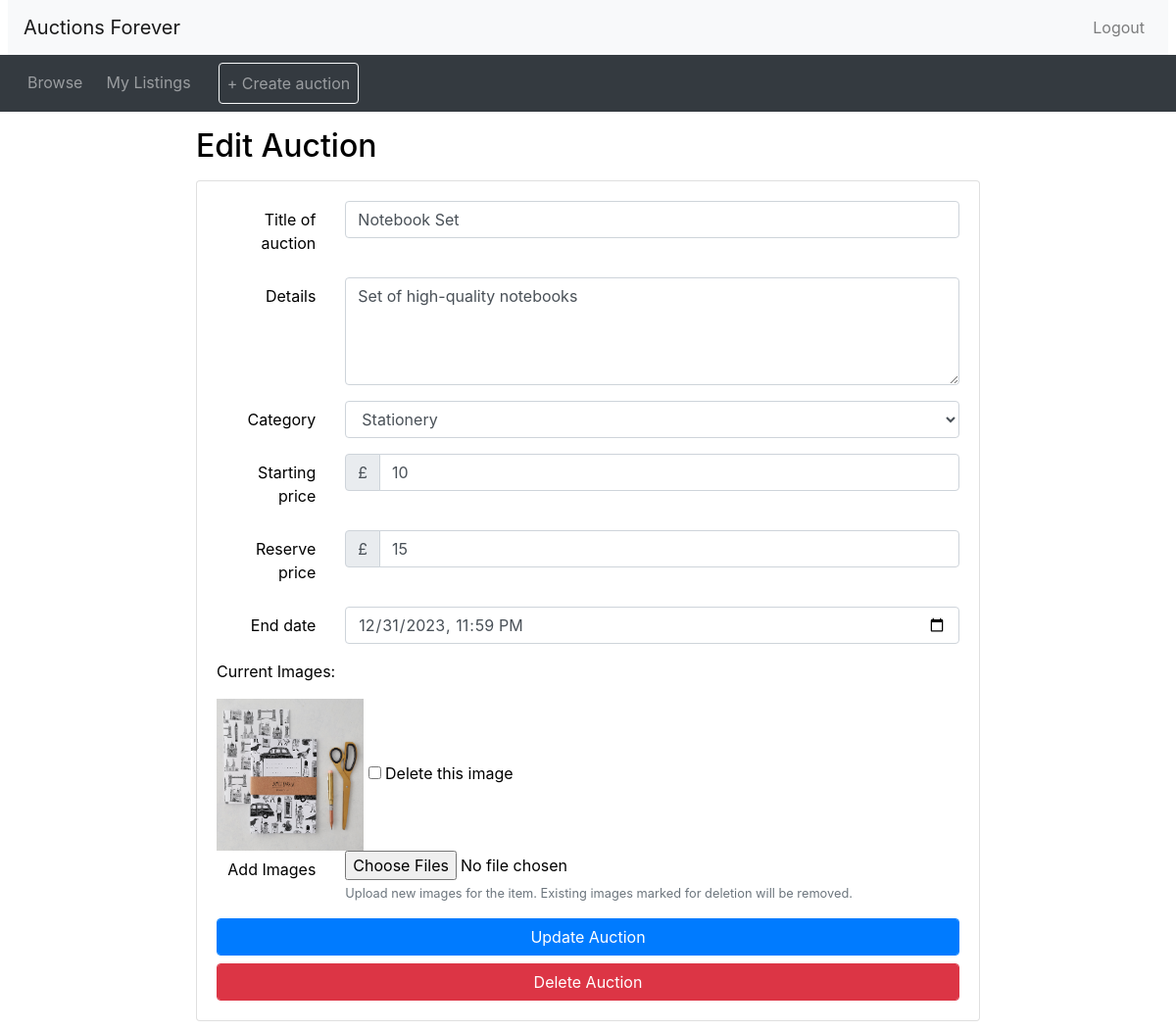
Page /edit_auction.php?item_id=15 (signed in) on the committed database.
### tables this page shows
CREATE TABLE `AuctionItem` (
  `ItemAuctionID` int(4) NOT NULL,
  `Title` text NOT NULL,
  `SellerID` int(4) NOT NULL,
  `CategoryID` int(4) NOT NULL,
  `Description` text NOT NULL,
  `StartingPrice` int(11) NOT NULL,
  `ReservePrice` int(11) NOT NULL,
  `EndDate` datetime NOT NULL
);

CREATE TABLE `ItemImages` (
  `ImageID` int(11) NOT NULL,
  `ItemAuctionID` int(11) NOT NULL,
  `ImagePath` varchar(255) NOT NULL
);

### edit_auction.php (the view, shortened to what this page needs)
<?php include_once("header.php")?>
<?php
  include 'db_connect.php';
  $itemAuctionID = isset($_GET['item_id']) ? intval($_GET['item_id']) : null;
  $stmt = $connection->prepare("SELECT * FROM AuctionItem WHERE ItemAuctionID = ?");
  $stmt->bind_param("i", $itemAuctionID);
  $stmt->execute();
  $result = $stmt->get_result();
  if ($result->num_rows > 0) {
    $row = $result->fetch_assoc();
    $auctionTitle = $row['Title'];
    $auctionDetails = $row['Description'];
    $auctionCategoryID = $row['CategoryID'];
    $auctionStartPrice = $row['StartingPrice'];
    $auctionReservePrice = $row['ReservePrice'];
    $auctionEndDate = $row['EndDate'];
    $imageStmt = $connection->prepare("SELECT ImageID, ImagePath FROM ItemImages WHERE ItemAuctionID = ?");
    $imageStmt->bind_param("i", $itemAuctionID);
    $imageStmt->execute();
    $imagesResult = $imageStmt->get_result();
    $currentImages = $imagesResult->fetch_all(MYSQLI_ASSOC);
  } else {
    echo "Auction item not found.";
    exit;
  }
  $categoryQuery = "SELECT * FROM Categories";
  $categoryResult = $connection->query($categoryQuery);
  $categories = $categoryResult->fetch_all(MYSQLI_ASSOC);
?>
<div class="container">
  <div style="max-width: 800px; margin: 10px auto">
    <h2 class="my-3">Edit Auction</h2>
    <div class="card">
      <div class="card-body">
        <form method="post" action="edit_auction_result.php" id="editAuctionForm" enctype="multipart/form-data">
          <div class="form-group row">
            <label for="auctionTitle" class="col-sm-2 col-form-label text-right">Title of auction</label>
            <div class="col-sm-10">
              <input type="text" class="form-control" id="auctionTitle" name="auctionTitle" value="<?php echo htmlspecialchars($auctionTitle); ?>">
            </div>
          </div>
          <div class="form-group row">
            <label for="auctionDetails" class="col-sm-2 col-form-label text-right">Details</label>
            <div class="col-sm-10">
              <textarea class="form-control" id="auctionDetails" name="auctionDetails" rows="4"><?php echo htmlspecialchars($auctionDetails); ?></textarea>
            </div>
          </div>
          <div class="form-group row">
            <label for="auctionCategory" class="col-sm-2 col-form-label text-right">Category</label>
            <div class="col-sm-10">
              <select class="form-control" id="auctionCategory" name="auctionCategory">
                <?php
                foreach ($categories as $category) {
                  $selected = ($category['CategoryID'] == $auctionCategoryID) ? 'selected' : '';
                  echo "<option value='" . $category['CategoryID'] . "' $selected>" . htmlspecialchars($category['CategoryName']) . "</option>";
                }
                ?>
              </select>
            </div>
          </div>
          <div class="form-group row">
            <label for="auctionStartPrice" class="col-sm-2 col-form-label text-right">Starting price</label>
            <div class="col-sm-10">
              <div class="input-group">
                <div class="input-group-prepend">
                  <span class="input-group-text">£</span>
                </div>
                <input type="number" class="form-control" id="auctionStartPrice" name="auctionStartPrice" value="<?php echo htmlspecialchars($auctionStartPrice); ?>">
              </div>
            </div>
          </div>
          <div class="form-group row">
            <label for="auctionReservePrice" class="col-sm-2 col-form-label text-right">Reserve price</label>
            <div class="col-sm-10">
              <div class="input-group">
                <div class="input-group-prepend">
                  <span class="input-group-text">£</span>
                </div>
                <input type="number" class="form-control" id="auctionReservePrice" name="auctionReservePrice" value="<?php echo htmlspecialchars($auctionReservePrice); ?>">
              </div>
            </div>
          </div>
          <div class="form-group row">
            <label for="auctionEndDate" class="col-sm-2 col-form-label text-right">End date</label>
            <div class="col-sm-10">
              <input type="datetime-local" class="form-control" id="auctionEndDate" name="auctionEndDate" value="<?php echo htmlspecialchars(str_replace(' ', 'T', $auctionEndDate)); ?>">
            </div>
          </div>
          <div class='current-images'>
            <p>Current Images:</p>
            <?php foreach ($currentImages as $image): ?>
              <div class='image-container'>
                <img src='<?php echo htmlspecialchars($image['ImagePath']); ?>' alt='Item Image' style='width: 150px; height: auto;' />
                <label>
                  <input type='checkbox' name='deleteImages[]' value='<?php echo $image['ImageID']; ?>'> Delete this image
                </label>
              </div>
            <?php endforeach; ?>
          </div>
          <div class="form-group row">
            <label for="auctionImages" class="col-sm-2 col-form-label text-right">Add Images</label>
            <div class="col-sm-10">
              <input type="file" class="form-control-file" id="auctionImages" name="auctionImages[]" multiple>
              <small class="form-text text-muted">Upload new images for the item. Existing images marked for deletion will be removed.</small>
            </div>
          </div>
          <button type="submit" class="btn btn-primary form-control">Update Auction</button>
          <button type="button" class="btn btn-danger form-control mt-2" onclick="confirmDeletion(<?php echo $itemAuctionID; ?>)">Delete Auction</button>
        </form>
      </div>
    </div>
  </div>
</div>
<?php include_once("footer.php")?>

### css/custom.css (style rules this page uses)
body, body * { color: rgb(158, 36, 240); }
body { color: rgb(255, 186, 230); background-color: rgb(255, 186, 230); }

### header.php (style rules this page uses)
img { border: none; outline: none; }
body, body * { color: rgb(0, 0, 0); }
body { color: rgb(0, 0, 0); background-color: rgb(255, 255, 255); }

### rows in the picture
auctionitem: auctionTitle "Notebook Set", auctionDetails "Set of high-quality notebooks", auctionStartPrice "10", auctionReservePrice "15", auctionEndDate "12/31/2023 23:59"
itemimages: ImagePath (picture)

### other values in the picture
form field auctionCategory "Stationery"
